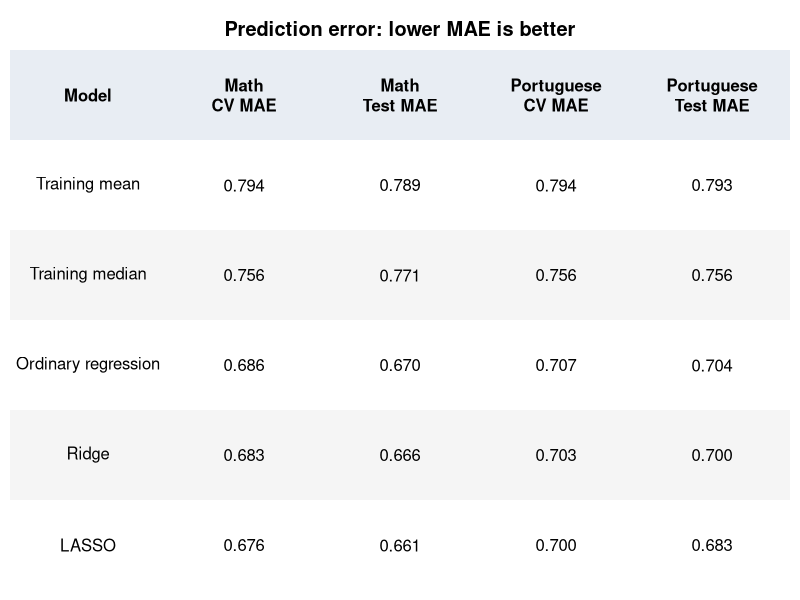
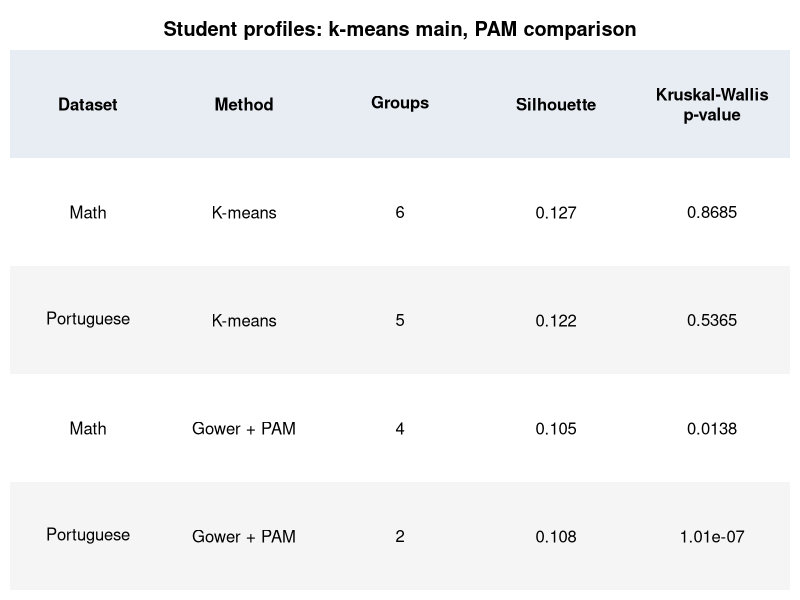

Source code (R) for these figures, in order:
# Table images for FINDINGS.md, using the saved RQ1 and RQ2 results.
# Run both modelling scripts first. No models are fitted here.

output_dir <- file.path("outputs", "report")
dir.create(output_dir, recursive = TRUE, showWarnings = FALSE)

# Draw a table with base R graphics.
save_table <- function(values, heading, filename) {
  png(filename, width = 1500, height = 100 + 75 * (nrow(values) + 1), res = 150)
  par(mar = c(0.5, 0.5, 2.5, 0.5))
  plot(NA, xlim = c(0, ncol(values)), ylim = c(0, nrow(values) + 1),
       type = "n", axes = FALSE, xlab = "", ylab = "", xaxs = "i", yaxs = "i")
  title(main = heading, line = 0.7)
  rect(0, nrow(values), ncol(values), nrow(values) + 1, col = "#E8EDF3", border = NA)
  text(seq_len(ncol(values)) - 0.5, nrow(values) + 0.5, names(values), font = 2)
  for (row in seq_len(nrow(values))) {
    y <- nrow(values) - row
    if (row %% 2 == 0) rect(0, y, ncol(values), y + 1, col = "grey96", border = NA)
    text(seq_len(ncol(values)) - 0.5, y + 0.5, unlist(values[row, ], use.names = FALSE))
  }
  dev.off()
}

metrics <- read.csv(file.path("outputs", "rq1", "model_metrics.csv"))
math <- metrics[metrics$dataset == "Math", ]
portuguese <- metrics[metrics$dataset == "Portuguese", ]
portuguese <- portuguese[match(math$model, portuguese$model), ]
regression_table <- data.frame(
  Model = math$model,
  "Math\nCV MAE" = sprintf("%.3f", math$CV_MAE),
  "Math\nTest MAE" = sprintf("%.3f", math$MAE),
  "Portuguese\nCV MAE" = sprintf("%.3f", portuguese$CV_MAE),
  "Portuguese\nTest MAE" = sprintf("%.3f", portuguese$MAE),
  check.names = FALSE
)
save_table(regression_table, "Prediction error: lower MAE is better",
           file.path(output_dir, "regression_results.png"))

tests <- read.csv(file.path("outputs", "rq2", "profile_tests.csv"))
tests <- tests[order(tests$method != "K-means", tests$dataset), ]
clustering_table <- data.frame(
  Dataset = tests$dataset,
  Method = tests$method,
  Groups = as.character(tests$k),
  Silhouette = sprintf("%.3f", tests$silhouette),
  "Kruskal-Wallis\np-value" = format.pval(tests$p, digits = 3, eps = 1e-8),
  check.names = FALSE
)
save_table(clustering_table, "Student profiles: k-means main, PAM comparison",
           file.path(output_dir, "clustering_results.png"))
